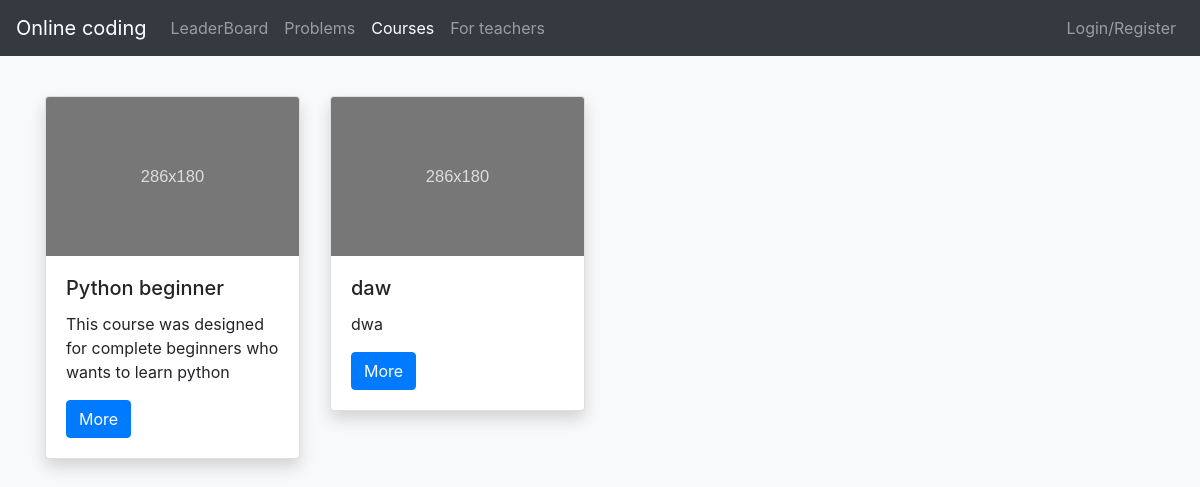
Screenshot of /courses with the database file from the repository.
### main/models.py (models this page shows, shortened)
class Course(models.Model):
    title = models.CharField(max_length=100)
    description = models.TextField()
    slug = models.SlugField(max_length=100, unique=True, null=True)
    created_at = models.DateTimeField(auto_now_add=True)
    updated_at = models.DateTimeField(auto_now=True)
    is_public = models.BooleanField(default=False)
    is_deleted = models.BooleanField(default=False)
    author = models.ForeignKey(User, on_delete=models.CASCADE)
    banner = models.ImageField(upload_to='course_banners', null=True, blank=True)
    class Meta:
        ordering = ['-created_at']
        verbose_name = 'Course'
        verbose_name_plural = 'Courses'

### api/views.py (the view)
# urls.py: path('courses', courses, name='courses'),
def courses(request):
    courses = Course.objects.all()
    return render(request, 'onlineCoding/courses.html', {'courses': courses})

### templates/onlineCoding/courses.html (shortened to what this page needs)
{% extends 'onlineCoding/base.html' %}
{% block content %}
    <div class="row">
        {% for course in courses %}
            <div class="col-lg-3">
                <div class="card shadow">
                    <img class="card-img-top"
                         alt="Card image cap">
                    <div class="card-body">
                        <h5 class="card-title">{{ course.title }}</h5>
                        <p class="card-text">{{ course.description }}</p>
                        <a href="{% url 'course' course.slug %}" class="btn btn-primary">More</a>
                    </div>
                </div>
            </div>
        {% endfor %}
    </div>
{% endblock %}

### rows the page displays
Course: title "Python beginner", description "This course was designed for complete beginners who wants to learn python"
Course: title "daw", description "dwa"
